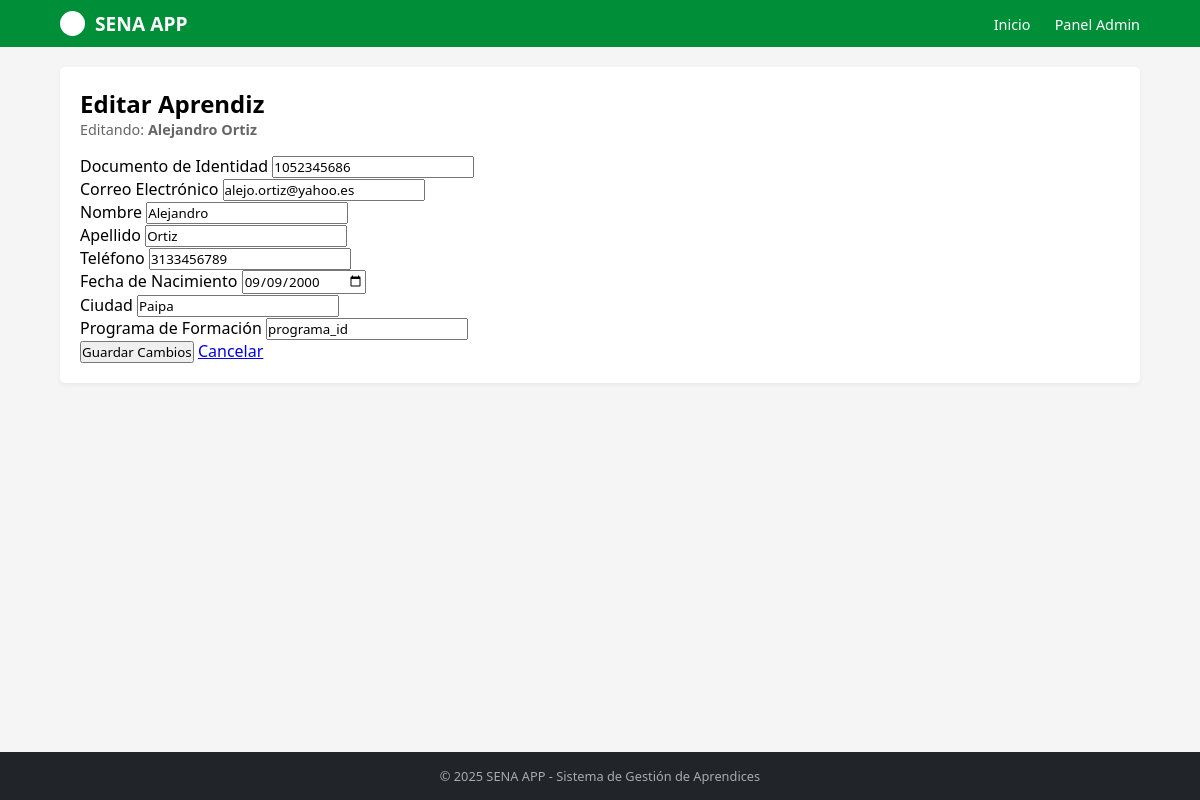
The page /aprendices/9/editar/ on the database its author committed.
### aprendices/models.py (models this page shows, shortened)
class Aprendiz(models.Model):
    documento_identidad = models.CharField(max_length=20, unique=True)
    nombre = models.CharField(max_length=100)
    apellido = models.CharField(max_length=100)
    telefono = models.CharField(max_length=15, null=True, blank=True)
    fecha_nacimiento = models.DateField()
    correo_electronico = models.EmailField(unique=True, null=True, blank=True)
    ciudad = models.CharField(max_length=100, null=True, blank=True)
    programa = models.CharField(max_length=100, null=True, blank=True, verbose_name="Programa de Formación")
    class Meta:
        verbose_name = "Aprendiz"
        verbose_name_plural = "Aprendices"
        ordering = ['nombre', 'apellido']
    def nombre_completo(self):
        return f"{self.nombre} {self.apellido}"

### aprendices/views.py (the view, shortened to what this page needs)
# urls.py: path('aprendices/<int:aprendiz_id>/editar/', views.AprendizUpdateView.as_view(), name='editar_aprendiz'),
class AprendizUpdateView(generic.UpdateView):
    model = Aprendiz
    form_class = AprendizForm
    template_name = 'editar_aprendiz.html'
    pk_url_kwarg = 'aprendiz_id'

### aprendices/templates/editar_aprendiz.html (shortened to what this page needs)
{% extends "master.html"%}
{% load static %}
{% block content %}
    <div class="container mt-4">
        <div class="row justify-content-center">
            <div class="col-md-8">
                <div class="card shadow">
                    <div class="card-header bg-warning text-white">
                        <h2 class="card-title mb-0"> Editar Aprendiz</h2>
                    </div>
                    <div class="card-body">
                        <p class="text-muted">Editando: <strong>{{ object.nombre_completo }}</strong></p>
                        <form method="post" class="form-group">
                            <div class="row">
                                <div class="col-md-6 mb-3">
                                    <label for="{{ form.documento_identidad.id_for_label }}" class="form-label">{{ form.documento_identidad.label }}</label>
                                    {{ form.documento_identidad }}
                                </div>
                                <div class="col-md-6 mb-3">
                                    <label for="{{ form.correo_electronico.id_for_label }}" class="form-label">{{ form.correo_electronico.label }}</label>
                                    {{ form.correo_electronico }}
                                </div>
                            </div>
                            <div class="row">
                                <div class="col-md-6 mb-3">
                                    <label for="{{ form.nombre.id_for_label }}" class="form-label">{{ form.nombre.label }}</label>
                                    {{ form.nombre }}
                                </div>
                                <div class="col-md-6 mb-3">
                                    <label for="{{ form.apellido.id_for_label }}" class="form-label">{{ form.apellido.label }}</label>
                                    {{ form.apellido }}
                                </div>
                            </div>
                            <div class="row">
                                <div class="col-md-6 mb-3">
                                    <label for="{{ form.telefono.id_for_label }}" class="form-label">{{ form.telefono.label }}</label>
                                    {{ form.telefono }}
                                </div>
                                <div class="col-md-6 mb-3">
                                    <label for="{{ form.fecha_nacimiento.id_for_label }}" class="form-label">{{ form.fecha_nacimiento.label }}</label>
                                    {{ form.fecha_nacimiento }}
                                </div>
                            </div>
                            <div class="row">
                                <div class="col-md-6 mb-3">
                                    <label for="{{ form.ciudad.id_for_label }}" class="form-label">{{ form.ciudad.label }}</label>
                                    {{ form.ciudad }}
                                </div>
                                <div class="col-md-6 mb-3">
                                    <label for="{{ form.programa.id_for_label }}" class="form-label">{{ form.programa.label }}</label>
                                    {{ form.programa }}
                                </div>
                            </div>
                            <div class="d-flex gap-2 justify-content-between mt-4">
                                <button type="submit" class="btn btn-success btn-lg">
                                     Guardar Cambios
                                </button>
                                <a href="{% url 'aprendices:detalle_aprendiz' object.id %}" class="btn btn-secondary btn-lg">
                                     Cancelar
                                </a>
                            </div>
                        </form>
                    </div>
                </div>
            </div>
        </div>
    </div>
{% endblock %}

### aprendices/static/mystyles.css (style rules this page uses)
* { margin: 0; padding: 0; box-sizing: border-box; font-family: 'Segoe UI', Tahoma, Geneva, Verdana, sans-serif; }
body { background-color: #f5f5f5; display: flex; flex-direction: column; min-height: 100vh; }
.card { background-color: white; padding: 20px; border-radius: 5px; box-shadow: 0 2px 5px rgba(0,0,0,0.05); display: flex; flex-direction: column; justify-content: space-between; }
.card p { color: #666; font-size: 0.9rem; margin-bottom: 15px; line-height: 1.4; }

### rows shown on the page
Aprendiz: nombre_completo "Alejandro Ortiz", documento_identidad "1052345686", correo_electronico "alejo.ortiz@yahoo.es", nombre "Alejandro", apellido "Ortiz", telefono "3133456789", fecha_nacimiento "09/09/2000", ciudad "Paipa", programa "programa_id"
